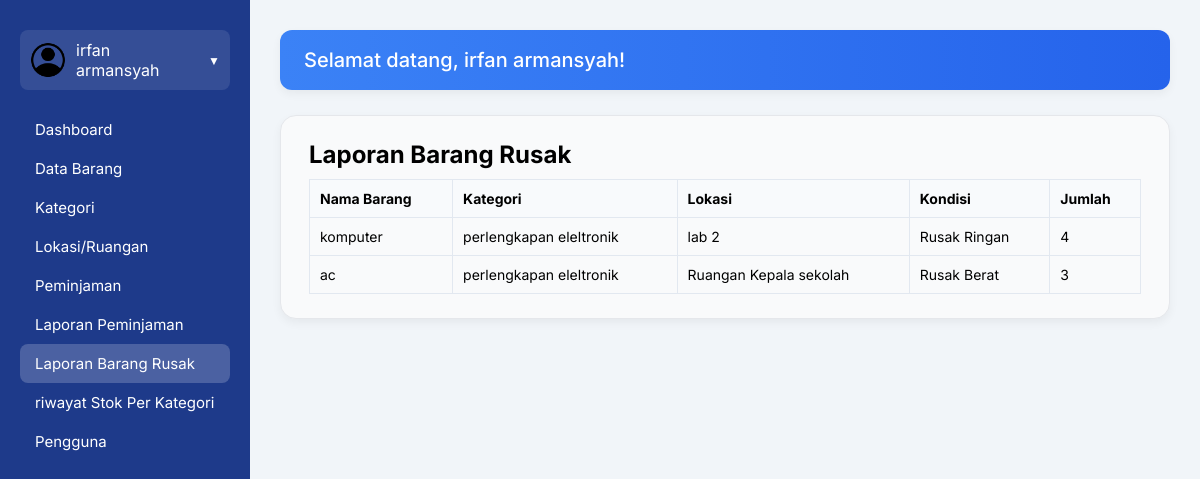
Page /index.php?page=laporan_barang_rusak (signed in) on the committed database.
### tables this page shows
CREATE TABLE `barang` (
  `id_barang` int(11) NOT NULL,
  `nama_barang` varchar(100) DEFAULT NULL,
  `id_kategori` int(11) DEFAULT NULL,
  `id_lokasi` int(11) DEFAULT NULL,
  `kode_barang` varchar(50) DEFAULT NULL,
  `kondisi` enum('Baik','Rusak Ringan','Rusak Berat') DEFAULT 'Baik',
  `jumlah` int(11) DEFAULT 1
);

CREATE TABLE `kategori` (
  `id_kategori` int(11) NOT NULL,
  `nama_kategori` varchar(100) DEFAULT NULL
);

CREATE TABLE `lokasi` (
  `id_lokasi` int(11) NOT NULL,
  `nama_lokasi` varchar(100) DEFAULT NULL
);

### laporan_barang_rusak.php (the view, shortened to what this page needs)
<?php
include 'koneksi.php';
?>
<h2>Laporan Barang Rusak</h2>
<div class="box">
    <table border="1" cellpadding="10" cellspacing="0">
        <tr>
            <th>Nama Barang</th>
            <th>Kategori</th>
            <th>Lokasi</th>
            <th>Kondisi</th>
            <th>Jumlah</th>
        </tr>
        <?php
        $sql = "SELECT barang.nama_barang, kategori.nama_kategori, lokasi.nama_lokasi, barang.kondisi, barang.jumlah
          FROM barang
          JOIN kategori ON barang.id_kategori = kategori.id_kategori
          JOIN lokasi ON barang.id_lokasi = lokasi.id_lokasi
          WHERE barang.kondisi IN ('Rusak Ringan', 'Rusak Berat')";
        $result = mysqli_query($conn, $sql);
        while ($row = mysqli_fetch_assoc($result)) {
            echo "<tr>";
            echo "<td>" . $row['nama_barang'] . "</td>";
            echo "<td>" . $row['nama_kategori'] . "</td>";
            echo "<td>" . $row['nama_lokasi'] . "</td>";
            echo "<td>" . $row['kondisi'] . "</td>";
            echo "<td>" . $row['jumlah'] . "</td>";
            echo "</tr>";
        }
        ?>
    </table>
</div>

### index.php (style rules this page uses)
* { box-sizing: border-box; margin: 0; padding: 0; }
body { font-family: 'Inter', sans-serif; display: flex; height: 100vh; background-color: #f1f5f9; overflow: hidden; }
table { width: 100%; border-collapse: collapse; margin-top: 10px; }
table th, table td { padding: 10px; border: 1px solid #e2e8f0; font-size: 14px; }
table th { background-color: #f8fafc; text-align: left; }

### rows in the picture
barang: nama_barang "komputer", id_kategori.nama_kategori "perlengkapan eleltronik", id_lokasi.nama_lokasi "lab 2", kondisi "Rusak Ringan", jumlah "4"
barang: nama_barang "ac", id_kategori.nama_kategori "perlengkapan eleltronik", id_lokasi.nama_lokasi "Ruangan Kepala sekolah", kondisi "Rusak Berat", jumlah "3"

### other values in the picture
$_SESSION['nama_lengkap'] "irfan armansyah"
